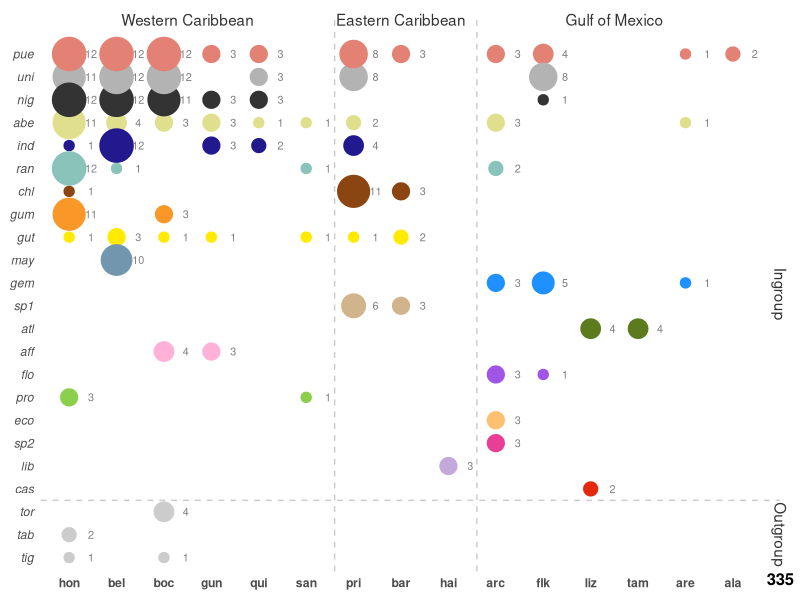

Source code (R): (Note: this script raises an error after producing the figure.)
### ============================================================================
### Hamlet phylogeny: R code to plot Fig. S1 (sample overview)
### Created Oct 2023 by Martin Helmkampf
### ============================================================================


### Preparations
library(tidyverse)
library(grid)

# Set path to root directory of git repository "hamlet_phylogeny"

rm(list = ls())


### Read in sample list
samples <- read_tsv(file = "metadata/samples_ids.txt", col_names = "Sample")


### Add species / location information
samplesSL <- samples %>%
  mutate(Species = str_sub(Sample, -6, -4),
         Location = str_sub(Sample, -3, -1),
         Population = paste0(Species, Location)
  )


### Define groups
ingroup <- c("abe", "aff", "atl", "cas", "chl", "eco", "esp", "flo", "gem", "gum", 
             "gut", "ind", "lib", "may", "nig", "pro", "pue", "ran", "tan", "uni")
outgroup <- c("tab", "tig", "tor")

gulf <- c("liz", "tam", "ala", "arc", "are", "flk")
west_carib <- c("bel", "boc", "gun", "hon", "san", "qui")
east_carib <- c("bar", "hai", "pri")


### Summarize
counts <- dplyr::count(samplesSL, Species, Location) %>%
  replace(is.na(.), 0) %>%
  arrange(Species)


### Order within groups
order_sp <- samplesSL %>%
  mutate(group_sp = case_when(
    Species %in% ingroup ~ "ingroup", 
    Species %in% outgroup ~ "outgroup")) %>%
  dplyr::count(Species, group_sp) %>%
  group_by(group_sp) %>%
  arrange(desc(n), .by_group = TRUE) %>%
  pull(Species)

order_loc <- samplesSL %>%
  mutate(Region = case_when(
    Location %in% gulf ~ "Gulf of Mexico",
    Location %in% west_carib ~ "Western Caribbean",
    Location %in% east_carib ~ "Eastern Caribbean")) %>%
  dplyr::count(Location, Region) %>%
  group_by(Region) %>%
  arrange(match(Region, c("Western Caribbean", "Eastern Caribbean", "Gulf of Mexico")), desc(n)) %>%
  pull(Location)


### Set species colors and text objects
colstandard <- read_tsv("metadata/species_colors.tsv", 
                        col_types = "cc", 
                        col_names = TRUE)

scol <- left_join(tibble(Species = order_sp), colstandard) %>%
  replace(is.na(.), "gray80")

sum <- textGrob(sum(counts$n), gp = gpar(fontsize = 12, fontface = "bold"))


### Plot overview
(plot <- counts %>%
  mutate(
    Location = fct_relevel(Location, order_loc),
    Species = fct_relevel(Species, rev(order_sp))
  ) %>%
  ggplot(aes(x = Location, y = Species)) +
  geom_count(aes(size = n, color = Species), show.legend = FALSE) +
  geom_text(aes(label = n), size = 2.75, nudge_x = 0.46, color = "gray50") + # add counts as text
  geom_vline(xintercept = c(6.6, 9.6), col = "gray80", linetype = "dashed") +
  geom_hline(yintercept = 3.5, col = "gray80", linetype = "dashed") +
  scale_color_manual(values = rev(scol$Color)) +
  scale_size_area(max_size = 11) +
  scale_y_discrete(labels = function(x) {
      ifelse(x == "tan", "sp1", ifelse(x == "esp", "sp2", x))
    }) +
  coord_cartesian(clip = "off") +
  labs(title = NULL, x = NULL, y = NULL) +
  annotate(geom = "text", 
           x = c(3.5, 8, 12.5, 16, 16), 
           y = c(24.5, 24.5, 24.5, 12.5, 2), 
           label = c("Western Caribbean", "Eastern Caribbean", "Gulf of Mexico", "Ingroup", "Outgroup"),
           angle = c(0, 0, 0, 270, 270),
           color = "gray20") +
  annotation_custom(sum, xmin = 16, xmax = 16, ymin = 0.07, ymax = 0.07) +
  theme_minimal() +
  theme(
    panel.grid.major = element_blank(),
    axis.text.x = element_text(face = "bold"),
    axis.text.y = element_text(face = "italic"),
    plot.margin = margin(t = 0.5, r = 0.5, b = 0.25, l = 0.25, unit = "cm")
  )
)


### Save to file
ggsave(
  filename = "figures/FigS1_tally.pdf",
  plot = plot,
  width = 22,
  height = 22,
  units = "cm",
  device = cairo_pdf
)


### Create table
# tally_tmp <- counts %>%
#   spread(Location, n) %>%
#   replace(is.na(.), 0) %>%
#   mutate(sumSp = rowSums(.[2:ncol(.)])) %>%
#   arrange(factor(Species, levels = order_sp)) %>%
#   add_row(summarize_all(., ~ if (is.numeric(.)) { 
#                                  sum(.) }
#                              else "sumLoc"))  # add column sums (= by Location)
# 
# tally <- tally_tmp[, match(order_loc, colnames(tally_tmp))] %>%
#   add_column(Species = tally_tmp$Species, .before = .[[1]]) %>%
#   add_column(sumSp = tally_tmp$sumSp)
# 
# write_tsv(tally, "data/phylo2e_tally.tsv")
